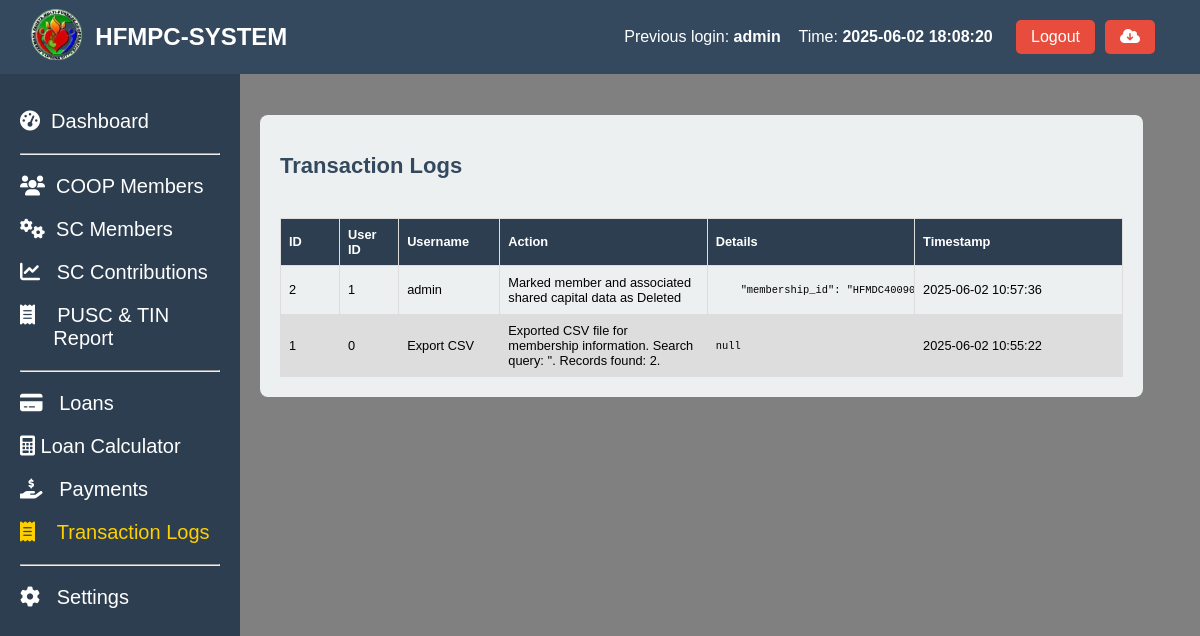
/coop_members_transaction_logs.php (signed in), run on the app's committed database.
### tables this page shows
CREATE TABLE `system_logs` (
  `id` int(11) NOT NULL AUTO_INCREMENT,
  `user_id` int(11) DEFAULT NULL,
  `username` varchar(255) DEFAULT NULL,
  `action` varchar(255) DEFAULT NULL,
  `details` text DEFAULT NULL,
  `timestamp` datetime DEFAULT current_timestamp(),
  PRIMARY KEY (`id`)
);

### coop_members_transaction_logs.php (the view, shortened to what this page needs)
<?php include 'header.php' ?>
<?php include 'sidebar.php' ?>
<link rel="stylesheet" href="assets/coop_members_shared_capitals.css">
<link rel="stylesheet" href="assets/message.css">
<main class="content-member">
  <section class="stats-member">
    <div class="card-member">
      <div class="card-header-member">
        <h2>Transaction Logs</h2>
      </div>
      <div style="overflow-x:auto;">
        <table id="logs-table">
          <thead>
            <tr>
              <th width="5%">ID</th>
              <th width="5%">User ID</th>
              <th width="10%">Username</th>
              <th>Action</th>
              <th>Details</th>
              <th>Timestamp</th>
            </tr>
          </thead>
          <tbody>
            <?php
            $sql = "SELECT id, user_id, username, action, details, timestamp FROM system_logs ORDER BY timestamp DESC";
            $result = $conn->query($sql);
            if ($result->num_rows > 0) {
                while ($row = $result->fetch_assoc()) {
                  echo "<tr>";
                  echo "<td>" . htmlspecialchars($row['id']) . "</td>";
                  echo "<td>" . htmlspecialchars($row['user_id']) . "</td>";
                  echo "<td>" . htmlspecialchars($row['username']) . "</td>";
                  echo "<td>" . htmlspecialchars($row['action']) . "</td>";
                  $decodedDetails = json_decode($row['details'], true);
                  $formattedDetails = json_encode($decodedDetails, JSON_PRETTY_PRINT);
                  $formattedDetails = preg_replace('/\{|\}/', '', $formattedDetails);
                  echo '<td>';
                  echo '<pre class="json-content">' . htmlspecialchars($formattedDetails) . '</pre>';
                  echo '</td>';
                  echo "<td>" . htmlspecialchars($row['timestamp']) . "</td>";
                  echo "</tr>";
                }
            } else {
                echo "<tr><td colspan='7'>No logs found</td></tr>";
            }
            ?>
          </tbody>
        </table>
      </div>
    </div>
  </section>
</main>
</body>
</html>

### header.php (shortened to what this page needs)
<?php
include 'config/config.php';
$previous_user = null;
$sql_prev = "SELECT id, username, login_time FROM login_activity ORDER BY login_time DESC LIMIT 1 OFFSET 1";
$result_prev = $conn->query($sql_prev);
if ($result_prev->num_rows > 0) {
    $previous_user = $result_prev->fetch_assoc();
}
?>
<!DOCTYPE html>
<html lang="en">
<head>
  <link rel="stylesheet" href="https://cdnjs.cloudflare.com/ajax/libs/font-awesome/6.0.0-beta3/css/all.min.css">
  <link rel="stylesheet" href="assets/styles.css">
</head>
<body>
<header class="header">
  <div class="header-content">
    <div class="dashboard-left">
      <a href="index.php"><img src="logo.png" alt="Logo" class="dashboard-logo" width="20%"></a>
      <h1> HFMPC-SYSTEM</h1>
    </div>
    <div class="admin-info">
      <?php if ($previous_user): ?>
        <div class="previous-login-info" style="text-align: right; display: flex; justify-content: space-between;">
          <p>Previous login: <strong><?php echo htmlspecialchars($previous_user['username']); ?></strong></p> &nbsp&nbsp&nbsp&nbsp
          <p>Time: <strong><?php echo htmlspecialchars($previous_user['login_time']); ?></strong></p>&nbsp&nbsp&nbsp
        </div>
      <?php else: ?>
        <p class="previous-login-info">No previous login records found.</p>
      <?php endif; ?>
      <button class="logout-btn" onclick="confirmLogout();">Logout</button>
      <form method="post" action="backup.php" onsubmit="return confirmBackup();">
          <button class="logout-btn" type="submit" name="backup"><i class="fas fa-cloud-download-alt"></i></button>
      </form>
    </div>
  </div>
</header>
</body>
</html>

### assets/styles.css (style rules this page uses)
body { font-family: Arial, sans-serif; margin: 0; height: 100vh; display: flex; flex-direction: column; }
header { background-color: #34495e; color: white; padding: 5px; width: 100%; display: flex; justify-content: space-between; align-items: center; position: fixed; z-index: 10; }
header h1 { font-size: 24px; }
.header-content { display: flex; justify-content: space-between; width: 100%; padding-right: 50px; padding-left: 20px; }
.admin-info { display: flex; align-items: center; gap: 10px; }
.logout-btn { background-color: #e74c3c; color: white; border: none; padding: 8px 15px; cursor: pointer; font-size: 16px; border-radius: 5px; }
.logout-btn { background-color: #e74c3c; color: white; border: none; padding: 8px 15px; cursor: pointer; }
.dashboard-left { display: flex; align-items: center; gap: 10px; }
.dashboard-logo { height: 60px; width: auto; object-fit: contain; }

### assets/coop_members_shared_capitals.css (style rules this page uses)
.content-member { background-color: gray; margin-left: 150px; padding: 100px; margin-top: 5px; flex-grow: 1; height: 100vh; overflow-y: auto; position: relative; }
.stats-member { display: flex; justify-content: space-between; margin-top: 10px; width: 105%; }
.card-member { background-color: #ecf0f1; border-radius: 8px; padding: 20px; width: 100%; margin-left: 10px; position:relative; }
.card-member h2 { font-size: 22px; color: #34495e; }
table { font-family: arial, sans-serif; border-collapse: collapse; width: 100%; table-layout: fixed; font-size: 80%; }
th { background-color: #2c3e50; color: white; }
td, th { border: 1px solid #dddddd; text-align: left; padding: 8px; word-wrap: break-word; white-space: normal; max-width: 150px; overflow: hidden; text-overflow: ellipsis; }
tr:nth-child(even) { background-color: #dddddd; }
.card-header-member { display: flex; justify-content: space-between; align-items: center; margin-bottom: 20px; }
form { display: flex; flex-direction: column; }

### coop_members_transaction_logs.php (style rules this page uses)
.content-member { background-color: gray; }

### data on the page
system_logs: id "2", user "1", username "admin", action "Marked member and associated shared capital data as Deleted", details "\"membership_id\": \"HFMDC4…", timestamp "2025-06-02 10:57:36"
system_logs: id "1", user "0", username "Export CSV", action "Exported CSV file for membership information. Search query: ''. Records found: 2.", formattedDetails "null", timestamp "2025-06-02 10:55:22"

### other printed values
$previous_user['username'] "admin"
$previous_user['login_time'] "2025-06-02 18:08:20"
